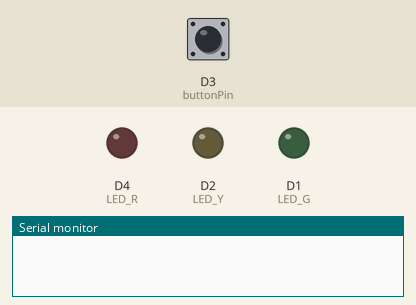
The sketch below on a simulated ESP8266 (NodeMCU). Shown: output pins drawn as LEDs (lit = HIGH), the last lines printed to the serial monitor. Dashed ring = blinking. Inputs (shaded band) come from the test bench; at power-on: D3 (buttonPin) HIGH. WiFi joins after 1.5 s; servers stay silent unless stated.

Above: at 0.1 s.
At 3.2 s:
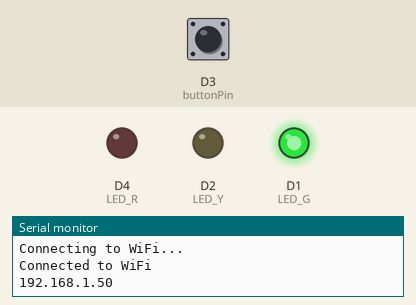
3.3 s: D3 (buttonPin) pulled LOW for 2.15 s
At 8.8 s:
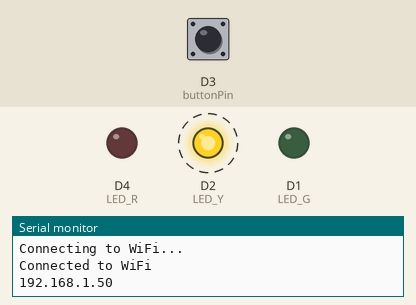
Timing chart, 0 to 17.1 s (numbered marks = the images above; inputs shaded):
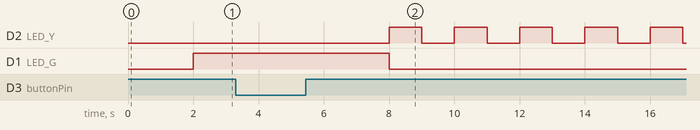

Measured:
- after the input at 3.3 s, D4 (LED_R): stays LOW (without the input it goes to HIGH after 13.7 s); D1 (LED_G): goes on until 8.0 s, then stays LOW

The sketch:

task4_server.ino
```cpp
#include <Arduino_JSON.h>
#include <ESP8266WiFi.h>
#include <ESP8266WebServer.h>
#include <time.h>

ESP8266WebServer server(80);

const char* ssid = "IIR_WiFi";
const char* password = "deeprobotics";

const int buttonPin = D3;

int LED_R = 2;   // led connected to GPIO2 (D4)
int LED_Y = 4;   // led connected to GPIO2 (D2)
int LED_G = 5;   // led connected to GPIO2 (D1)

enum COLOURS
{
  green,
  nothing,
  yellow,
  red,
  red_and_yellow
};

bool MODE = true;

int STATE = 0;

COLOURS STATES1[16] = {
  green,
  nothing,
  green,
  nothing,
  green,
  nothing,
  green,
  yellow,
  red,
  red,
  red,
  red,
  red,
  red,
  red,
  red_and_yellow
};

COLOURS STATES2[16] = {
  red,
  red,
  red,
  red,
  red,
  red,
  red,
  red_and_yellow,
  green,
  nothing,
  green,
  nothing,
  green,
  nothing,
  green,
  yellow
};

int DURATIONS[16] = {6, 1, 1, 1, 1, 1, 1, 3, 6, 1, 1, 1, 1, 1, 1, 3};

bool PREV = 0;

COLOURS STATES_[2] = {
  yellow,
  nothing
};

int DURATIONS_[2] = {1, 1};

// the setup function runs once when you press reset or power the board
void setup() {
  // initialize digital pin LED_BUILTIN as an output.
  pinMode(LED_R, OUTPUT);
  pinMode(LED_Y, OUTPUT);
  pinMode(LED_G, OUTPUT);

  pinMode(buttonPin, INPUT_PULLUP);

  Serial.begin(115200);
  WiFi.begin(ssid, password);

  while (WiFi.status() != WL_CONNECTED) {
    delay(1000);
    Serial.println("Connecting to WiFi...");
  }

  Serial.println("Connected to WiFi");
  Serial.println(WiFi.localIP());

  server.on("/data", HTTP_GET, handleGetData);
  server.begin();

  attachInterrupt(digitalPinToInterrupt(buttonPin), buttonISR, FALLING);
}

// the loop function runs over and over again forever
void loop() {
  if (WiFi.status() != WL_CONNECTED) {
    Serial.println("Reconnecting to WiFi...");
    WiFi.begin(ssid, password);
    delay(1000);
  }
  server.handleClient();
  JSONVar colours;
  if (MODE) {
    colours = get_json(STATES1[STATE]);
    digitalWrite(LED_R, colours["red"]);
    digitalWrite(LED_Y, colours["yellow"]);
    digitalWrite(LED_G, colours["green"]);
    delay(DURATIONS[STATE] * 1000);
    STATE = (STATE + 1) % 16;
  }
  else {
    colours = get_json(STATES_[PREV]);
    digitalWrite(LED_R, colours["red"]);
    digitalWrite(LED_Y, colours["yellow"]);
    digitalWrite(LED_G, colours["green"]);
    delay(DURATIONS_[PREV] * 1000);
    PREV = (PREV + 1) % 2;
  }
}

JSONVar get_json(COLOURS colour) {
  JSONVar colours;
  switch (colour) {
    case green:
      colours["red"] = 0;
      colours["yellow"] = 0;
      colours["green"] = 1;
      return colours;
    case nothing:
      colours["red"] = 0;
      colours["yellow"] = 0;
      colours["green"] = 0;
      return colours;
    case yellow:
      colours["red"] = 0;
      colours["yellow"] = 1;
      colours["green"] = 0;
      return colours;
    case red:
      colours["red"] = 1;
      colours["yellow"] = 0;
      colours["green"] = 0;
      return colours;
    case red_and_yellow:
      colours["red"] = 1;
      colours["yellow"] = 1;
      colours["green"] = 0;
      return colours;
  }
  return colours;
}

void handleGetData() {
  JSONVar colours;
  if (MODE) {
    colours = get_json(STATES2[STATE]);
  }
  else {
    colours = get_json(STATES_[PREV]);
  }
  String jsonString = JSON.stringify(colours);
  server.send(200, "application/json", jsonString);
}

void buttonISR() {
  MODE = not MODE;
  STATE = 0;
  PREV = 0;
}
```
